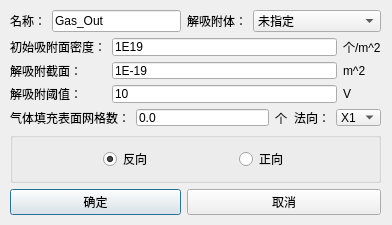
<?xml version="1.0" encoding="UTF-8"?>
<ui version="4.0">
 <class>Dialog_GasOutDlg</class>
 <widget class="QDialog" name="Dialog_GasOutDlg">
  <property name="windowModality">
   <enum>Qt::ApplicationModal</enum>
  </property>
  <property name="geometry">
   <rect>
    <x>0</x>
    <y>0</y>
    <width>392</width>
    <height>225</height>
   </rect>
  </property>
  <property name="minimumSize">
   <size>
    <width>0</width>
    <height>0</height>
   </size>
  </property>
  <property name="maximumSize">
   <size>
    <width>16777215</width>
    <height>16777215</height>
   </size>
  </property>
  <property name="windowTitle">
   <string>气体解吸附</string>
  </property>
  <widget class="QWidget" name="">
   <property name="geometry">
    <rect>
     <x>10</x>
     <y>10</y>
     <width>371</width>
     <height>205</height>
    </rect>
   </property>
   <layout class="QGridLayout" name="gridLayout_2">
    <item row="0" column="0">
     <widget class="QLabel" name="Label_Name">
      <property name="sizePolicy">
       <sizepolicy hsizetype="Fixed" vsizetype="Preferred">
        <horstretch>0</horstretch>
        <verstretch>0</verstretch>
       </sizepolicy>
      </property>
      <property name="text">
       <string>名称：</string>
      </property>
     </widget>
    </item>
    <item row="0" column="1">
     <widget class="QLineEdit" name="LineEdit_Name">
      <property name="sizePolicy">
       <sizepolicy hsizetype="Preferred" vsizetype="Fixed">
        <horstretch>0</horstretch>
        <verstretch>0</verstretch>
       </sizepolicy>
      </property>
      <property name="text">
       <string>Gas_Out</string>
      </property>
     </widget>
    </item>
    <item row="0" column="2">
     <widget class="QLabel" name="Label_Shadow">
      <property name="sizePolicy">
       <sizepolicy hsizetype="Fixed" vsizetype="Preferred">
        <horstretch>0</horstretch>
        <verstretch>0</verstretch>
       </sizepolicy>
      </property>
      <property name="text">
       <string>解吸附体：</string>
      </property>
     </widget>
    </item>
    <item row="0" column="3">
     <widget class="QComboBox" name="ComboBox_Vol">
      <item>
       <property name="text">
        <string>未指定</string>
       </property>
      </item>
     </widget>
    </item>
    <item row="1" column="0" colspan="4">
     <layout class="QGridLayout" name="gridLayout">
      <item row="0" column="0">
       <widget class="QLabel" name="label_3">
        <property name="text">
         <string>初始吸附面密度：</string>
        </property>
       </widget>
      </item>
      <item row="0" column="1" colspan="5">
       <widget class="QLineEdit" name="LineEdit_density">
        <property name="enabled">
         <bool>true</bool>
        </property>
        <property name="text">
         <string>1E19</string>
        </property>
       </widget>
      </item>
      <item row="0" column="6">
       <widget class="QLabel" name="label_4">
        <property name="text">
         <string>个/m^2</string>
        </property>
       </widget>
      </item>
      <item row="1" column="0">
       <widget class="QLabel" name="label_5">
        <property name="text">
         <string>解吸附截面：</string>
        </property>
       </widget>
      </item>
      <item row="1" column="1" colspan="5">
       <widget class="QLineEdit" name="LineEdit_area">
        <property name="enabled">
         <bool>true</bool>
        </property>
        <property name="text">
         <string>1E-19</string>
        </property>
       </widget>
      </item>
      <item row="1" column="6">
       <widget class="QLabel" name="label_6">
        <property name="text">
         <string>m^2</string>
        </property>
       </widget>
      </item>
      <item row="2" column="0">
       <widget class="QLabel" name="label_7">
        <property name="text">
         <string>解吸附阈值：</string>
        </property>
       </widget>
      </item>
      <item row="2" column="1" colspan="5">
       <widget class="QLineEdit" name="LineEdit_threshold">
        <property name="enabled">
         <bool>true</bool>
        </property>
        <property name="text">
         <string>10</string>
        </property>
       </widget>
      </item>
      <item row="2" column="6">
       <widget class="QLabel" name="label_8">
        <property name="text">
         <string>V</string>
        </property>
       </widget>
      </item>
      <item row="3" column="0" colspan="2">
       <widget class="QLabel" name="label_9">
        <property name="text">
         <string>气体填充表面网格数：</string>
        </property>
       </widget>
      </item>
      <item row="3" column="2">
       <widget class="QLineEdit" name="LineEdit_grid">
        <property name="enabled">
         <bool>true</bool>
        </property>
        <property name="text">
         <string>0.0</string>
        </property>
       </widget>
      </item>
      <item row="3" column="3">
       <widget class="QLabel" name="label_10">
        <property name="text">
         <string>个</string>
        </property>
       </widget>
      </item>
      <item row="3" column="4">
       <widget class="QLabel" name="label_2">
        <property name="text">
         <string>法向：</string>
        </property>
       </widget>
      </item>
      <item row="3" column="5" colspan="2">
       <widget class="StyledComboBox" name="ComboBox_Current">
        <item>
         <property name="text">
          <string>X1</string>
         </property>
        </item>
        <item>
         <property name="text">
          <string>X2</string>
         </property>
        </item>
        <item>
         <property name="text">
          <string>X3</string>
         </property>
        </item>
       </widget>
      </item>
     </layout>
    </item>
    <item row="2" column="0" colspan="4">
     <widget class="QGroupBox" name="groupBox_2">
      <property name="title">
       <string/>
      </property>
      <layout class="QVBoxLayout" name="verticalLayout_4">
       <item>
        <layout class="QHBoxLayout" name="horizontalLayout_2">
         <item>
          <spacer name="horizontalSpacer">
           <property name="orientation">
            <enum>Qt::Horizontal</enum>
           </property>
           <property name="sizeHint" stdset="0">
            <size>
             <width>40</width>
             <height>20</height>
            </size>
           </property>
          </spacer>
         </item>
         <item>
          <widget class="QRadioButton" name="radioButton_opposite">
           <property name="text">
            <string>反向</string>
           </property>
           <property name="checked">
            <bool>true</bool>
           </property>
          </widget>
         </item>
         <item>
          <spacer name="horizontalSpacer_3">
           <property name="orientation">
            <enum>Qt::Horizontal</enum>
           </property>
           <property name="sizeHint" stdset="0">
            <size>
             <width>40</width>
             <height>20</height>
            </size>
           </property>
          </spacer>
         </item>
         <item>
          <widget class="QRadioButton" name="radioButton_forward">
           <property name="text">
            <string>正向</string>
           </property>
          </widget>
         </item>
         <item>
          <spacer name="horizontalSpacer_2">
           <property name="orientation">
            <enum>Qt::Horizontal</enum>
           </property>
           <property name="sizeHint" stdset="0">
            <size>
             <width>40</width>
             <height>20</height>
            </size>
           </property>
          </spacer>
         </item>
        </layout>
       </item>
      </layout>
     </widget>
    </item>
    <item row="3" column="0" colspan="2">
     <widget class="QPushButton" name="pb_ok">
      <property name="text">
       <string>确定</string>
      </property>
     </widget>
    </item>
    <item row="3" column="2" colspan="2">
     <widget class="QPushButton" name="pb_cancel">
      <property name="text">
       <string>取消</string>
      </property>
     </widget>
    </item>
   </layout>
  </widget>
 </widget>
 <customwidgets>
  <customwidget>
   <class>StyledComboBox</class>
   <extends>QComboBox</extends>
   <header>StyledComboBox.h</header>
  </customwidget>
 </customwidgets>
 <tabstops>
  <tabstop>pb_ok</tabstop>
  <tabstop>pb_cancel</tabstop>
  <tabstop>LineEdit_Name</tabstop>
  <tabstop>ComboBox_Vol</tabstop>
  <tabstop>ComboBox_Current</tabstop>
  <tabstop>LineEdit_density</tabstop>
 </tabstops>
 <resources/>
 <connections/>
</ui>
